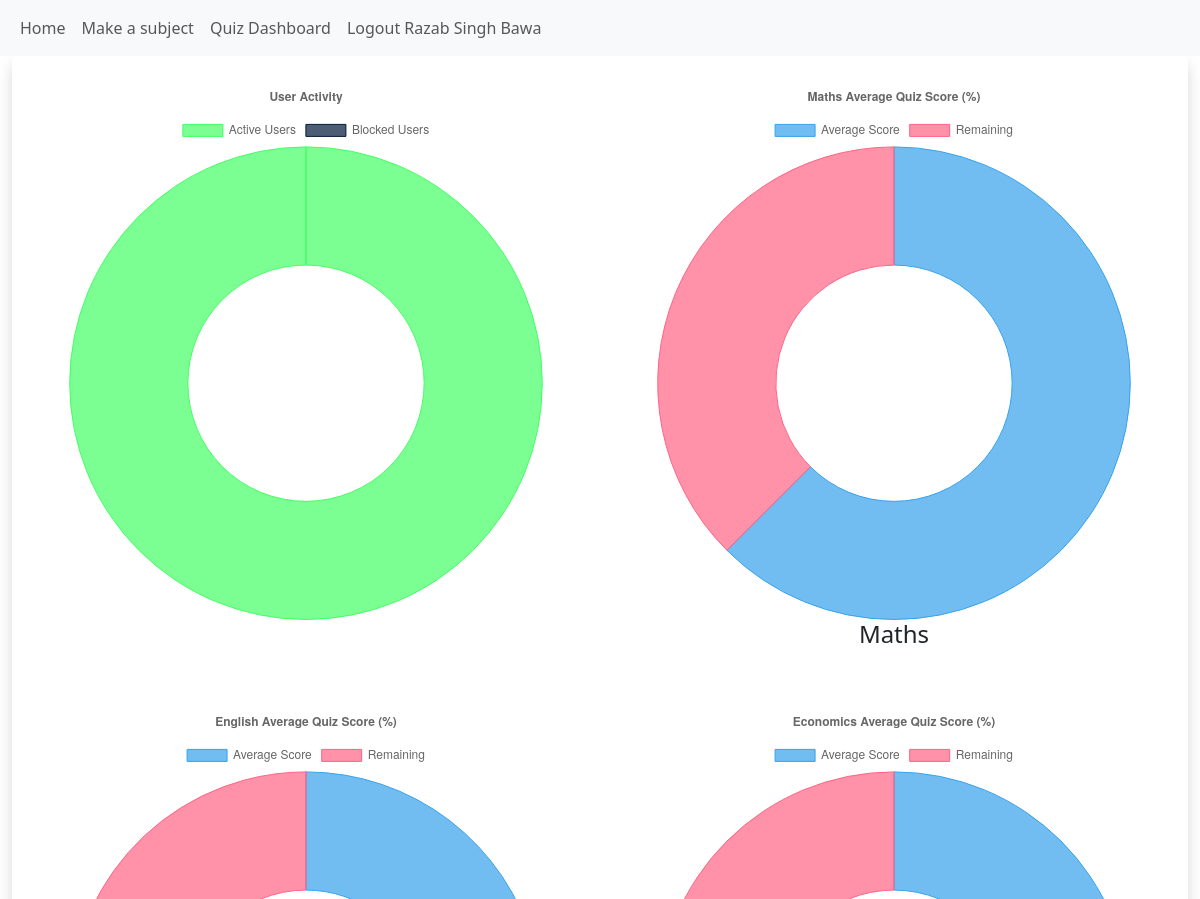
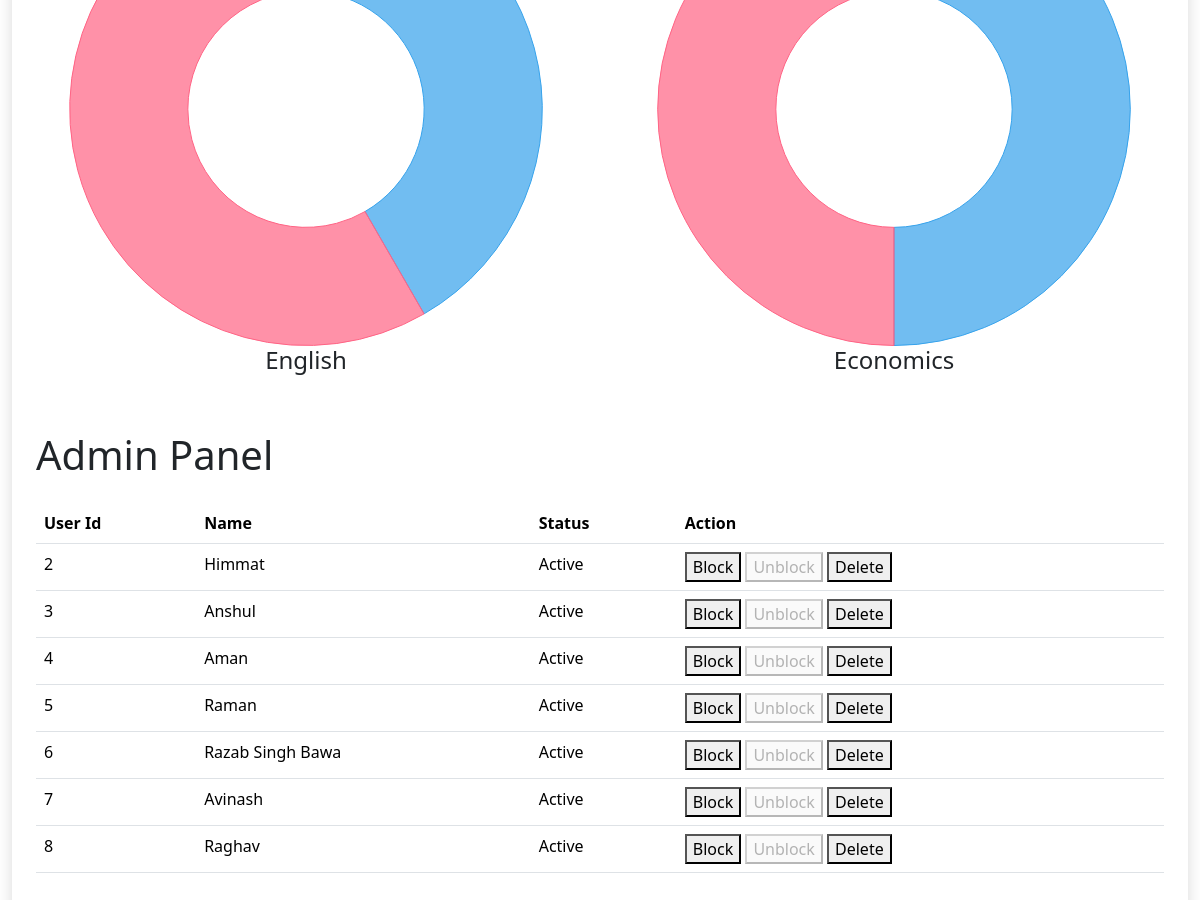
The page /admin (signed in) on the database its author committed (2 pictures, top to bottom).
### applications/model.py (models this page shows, shortened)
class Subject(database.Model):
    __tablename__ = 'subject'  # Explicitly define table name
    subject_id = database.Column(database.Integer, primary_key=True)
    name = database.Column(database.String(100), nullable=False)
    description = database.Column(database.Text, nullable=False)
    time_required = database.Column(database.Integer, nullable=False)
    date = database.Column(database.DateTime, nullable=True)
    module = database.relationship('Module', back_populates='subject', uselist=True,cascade="all, delete-orphan")

class User(database.Model):
    __tablename__ = 'user'  # Explicitly define table name
    user_id = database.Column(database.Integer, primary_key=True)
    Salutation = database.Column(database.String(), nullable=False)
    name = database.Column(database.String(), nullable=False)
    email_id = database.Column(database.String(100), unique=True, nullable=False)
    age = database.Column(database.Integer, nullable=False)
    gender = database.Column(database.String(), nullable=False)
    mob_no = database.Column(database.String(10), unique=True, nullable=False)
    password = database.Column(database.String(100), nullable=False)
    qualification = database.Column(database.String(100), nullable=False)
    is_admin = database.Column(database.Boolean, default=False)
    is_blocked = database.Column(database.Boolean, default=False)

### applications/authorisation.py (the view, shortened to what this page needs)
@app.route('/admin', methods=['GET', 'POST'])
def admin():
    user = User.query.get(session['user_id'])
    users = User.query.filter_by(is_admin=False).all()
    active_users = len([u for u in users if not u.is_blocked])
    blocked_users = len([u for u in users if u.is_blocked])
    subjects = Subject.query.all()
    subject_data = []
    for subject in subjects:
        avg_score = (
            database.session.query(func.avg(QuizAttempt.score))
            .filter(QuizAttempt.subject_id == subject.subject_id)
            .scalar() or 0
        )
        subject_data.append({'name': subject.name, 'avg': round(avg_score, 2)})
    if user.is_admin:
        return render_template(
            'admin.html',
            user=user,
            users=users,
            active_users=active_users,
            blocked_users=blocked_users,
            subject_data=subject_data
        )
    flash("You don't have permission to access this page.", "error")
    return redirect(url_for('user'))

### templates/admin.html (shortened to what this page needs)
{% extends "navbar.html" %}
{% block content %}
<div class="container-fluid h-100">
  <div class="row shadow rounded overflow-hidden bg-white" style="max-width: 1200px; margin: auto;">
    <div class="col-md-6 p-4">
      <canvas id="activityChart" width="400" height="400"></canvas>
    </div>
    {% for subject in subject_data %}
    <div class="col-md-6 p-4">
      <canvas id="scoreChart_{{ loop.index }}" width="400" height="400"></canvas>
      <h4 class="text-center">{{ subject.name }}</h4>
    </div>
    {% endfor %}
    <script>
      // Activity Chart Data
      const activityData = {
        labels: ['Active Users', 'Blocked Users'],
        datasets: [{
          label: 'User Activity',
          data: [{{ active_users }}, {{ blocked_users }}],
          backgroundColor: [
            'rgba(67, 255, 100, 0.7)',
            'rgba(1, 25, 58, 0.7)'
          ],
          borderColor: [
            'rgba(67, 255, 100, 1)',
            'rgba(1, 25, 58, 1)'
          ],
          borderWidth: 1
        }]
      };
      const activityConfig = {
        type: 'doughnut',
        data: activityData,
        options: {
          responsive: true,
          plugins: {
            legend: { position: 'top' },
            title: { display: true, text: 'User Activity' }
          }
        }
      };
      const ctxActivity = document.getElementById('activityChart').getContext('2d');
      new Chart(ctxActivity, activityConfig);
      // Dynamic Subject Average Score Charts
      // Pass subject_data from Flask to JavaScript
      const subjectData = {{ subject_data | tojson }};
      subjectData.forEach((subject, index) => {
        const ctx = document.getElementById('scoreChart_' + (index + 1)).getContext('2d');
        const scoreData = {
          labels: ['Average Score', 'Remaining'],
          datasets: [{
            data: [subject.avg, 100 - subject.avg],
            backgroundColor: [
              'rgba(54, 162, 235, 0.7)',
              'rgba(255, 99, 132, 0.7)'
            ],
            borderColor: [
              'rgba(54, 162, 235, 1)',
              'rgba(255, 99, 132, 1)'
            ],
            borderWidth: 1
          }]
        };
        const scoreConfig = {
          type: 'doughnut',
          data: scoreData,
          options: {
            responsive: true,
            plugins: {
              legend: { position: 'top' },
              title: {
                display: true,
                text: subject.name + ' Average Quiz Score (%)'
              }
            }
          }
        };
        new Chart(ctx, scoreConfig);
      });
    </script>
    <div class="col-md-12 p-4">
      <h1>Admin Panel</h1>
      <table class="table mt-4">
        <thead>
          <tr>
            <th scope="col">User Id</th>
            <th scope="col">Name</th>
            <th scope="col">Status</th>
            <th scope="col">Action</th>
          </tr>
        </thead>
        <tbody>
          {% for user in users %}
          <tr>
            <td>{{ user.user_id }}</td>
            <td>{{ user.name }}</td>
            <td>{{ 'Blocked' if user.is_blocked else 'Active' }}</td>
            <td>
              <form method="post">
                <button name="action" value="block" {% if user.is_blocked %}disabled{% endif %}>Block</button>
                <button name="action" value="unblock" {% if not user.is_blocked %}disabled{% endif %}>Unblock</button>
                <button name="action" value="delete">Delete</button>
              </form>
            </td>
          </tr>
          {% endfor %}
        </tbody>
      </table>
    </div>
  </div>
</div>
{% endblock %}

### rows shown on the page
Subject: name "Maths"
Subject: name "English"
Subject: name "Economics"
User: user_id "2", name "Himmat", is_blocked "Active"
User: user_id "3", name "Anshul", is_blocked "Active"
User: user_id "4", name "Aman", is_blocked "Active"
User: user_id "5", name "Raman", is_blocked "Active"
User: user_id "6", name "Razab Singh Bawa", is_blocked "Active"
User: user_id "7", name "Avinash", is_blocked "Active"
User: user_id "8", name "Raghav", is_blocked "Active"

### other values the page prints
{{ session.get('Name') }} "Razab Singh Bawa"
chart data {{ blocked_users }} 0
chart data {{ subject_data | tojson }} [{"avg": 62.5, "name": "Maths"}, {"avg": 41.67, "name": "English"}, {"avg": 50.0, "name": "Economics"}]
